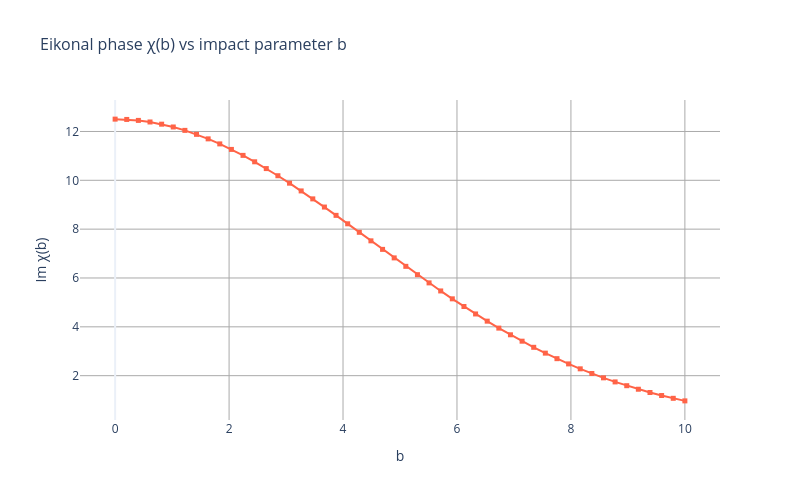
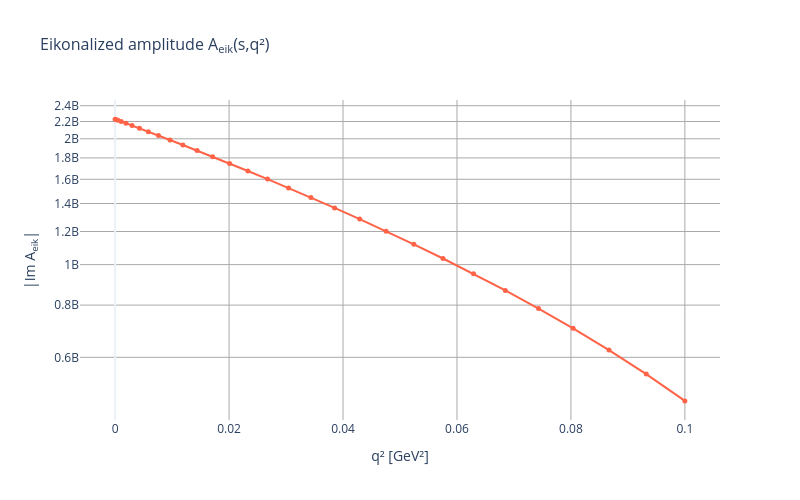
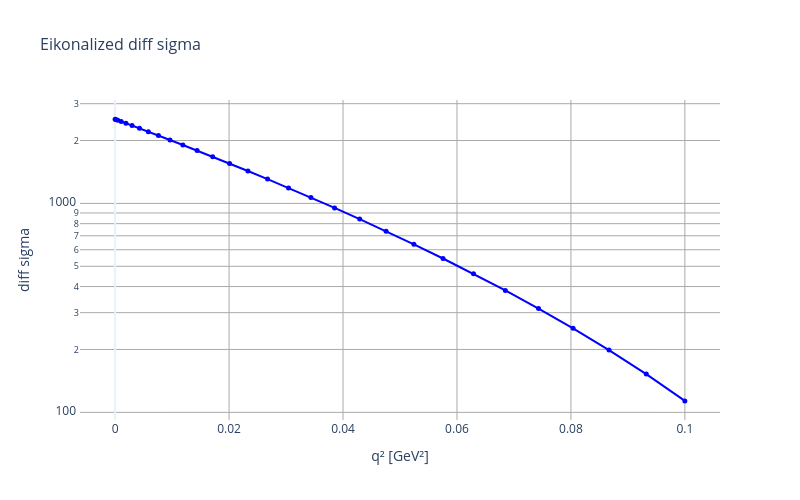

Source (notebook cell) for these figures, in order:
### Code cell
# ── Plots ─────────────────────────────────────────────────────────────────────
import plotly.graph_objects as go

# Plot χ(b) avaliado nos pontos de b usados internamente (opcional, para diagnóstico)
b_plot = np.linspace(0, b_max, 50)
chi_plot = np.array([chi(b) for b in b_plot])

fig1 = go.Figure()
fig1.add_trace(go.Scatter(
    x=b_plot, y=np.imag(chi_plot),
    mode='lines+markers', name='Im χ(b)',
    marker=dict(symbol='square', size=5, color='tomato'),
    line=dict(color='tomato', width=2)
))
fig1.update_layout(
    title=dict(text="Eikonal phase χ(b) vs impact parameter b", font=dict(size=16)),
    xaxis=dict(title_text="b", gridcolor='#aaaaaa'),
    yaxis=dict(title_text="Im χ(b)", gridcolor='#aaaaaa'),
    template="plotly_white", height=500, width=800
)
fig1.show()

q2_vals = lst_q_ext**2

fig2 = go.Figure()
fig2.add_trace(go.Scatter(
    x=q2_vals, y=np.abs(np.imag(lst_amp_eik)),
    mode='lines+markers', name='Im A_eik',
    line=dict(color='tomato', width=2), marker=dict(size=5)
))
fig2.update_xaxes(title_text="q² [GeV²]", gridcolor='#aaaaaa')
fig2.update_yaxes(title_text="|Im A<sub>eik</sub>|", gridcolor='#aaaaaa', type='log')
fig2.update_layout(
    title=dict(text="Eikonalized amplitude A<sub>eik</sub>(s,q²)", font=dict(size=16)),
    template="plotly_white", height=500, width=800
)
fig2.show()

fig3 = go.Figure()
fig3.add_trace(go.Scatter(
    x=q2_vals, y=lst_diff_sigma,
    mode='lines+markers', name='diff_sigma',
    line=dict(color='blue', width=2), marker=dict(size=5)
))
fig3.update_xaxes(title_text="q² [GeV²]", gridcolor='#aaaaaa')
fig3.update_yaxes(title_text="diff sigma", gridcolor='#aaaaaa', type='log')
fig3.update_layout(
    title=dict(text="Eikonalized diff sigma", font=dict(size=16)),
    template="plotly_white", height=500, width=800
)
fig3.show()

### Figure 1 — Plotly figure (JSON) as saved in the notebook; plotly's stock layout.template omitted (floating-point values rounded to 4 significant figures)
{"data": [{"line": {"color": "tomato", "width": 2}, "marker": {"color": "tomato", "size": 5, "symbol": "square"}, "mode": "lines+markers", "name": "Im χ(b)", "type": "scatter", "x": [0.0, 0.2041, 0.4082, 0.6122, 0.8163, 1.02, 1.224, 1.429, 1.633, 1.837, 2.041, 2.245, 2.449, 2.653, 2.857, 3.061, 3.265, 3.469, 3.673, 3.878, 4.082, 4.286, 4.49, 4.694, 4.898, 5.102, 5.306, 5.51, 5.714, 5.918, 6.122, 6.327, 6.531, 6.735, 6.939, 7.143, 7.347, 7.551, 7.755, 7.959, 8.163, 8.367, 8.571, 8.776, 8.98, 9.184, 9.388, 9.592, 9.796, 10.0], "y": [12.51, 12.49, 12.45, 12.39, 12.3, 12.18, 12.04, 11.88, 11.7, 11.49, 11.27, 11.02, 10.76, 10.48, 10.19, 9.882, 9.566, 9.24, 8.905, 8.565, 8.22, 7.871, 7.521, 7.172, 6.823, 6.477, 6.136, 5.799, 5.469, 5.147, 4.833, 4.528, 4.232, 3.948, 3.674, 3.412, 3.161, 2.923, 2.697, 2.482, 2.28, 2.09, 1.912, 1.745, 1.589, 1.445, 1.311, 1.187, 1.073, 0.9681]}], "layout": {"height": 500, "title": {"font": {"size": 16}, "text": "Eikonal phase χ(b) vs impact parameter b"}, "width": 800, "xaxis": {"gridcolor": "#aaaaaa", "title": {"text": "b"}}, "yaxis": {"gridcolor": "#aaaaaa", "title": {"text": "Im χ(b)"}}}}

### Figure 2 — Plotly figure (JSON) as saved in the notebook; plotly's stock layout.template omitted (floating-point values rounded to 4 significant figures)
{"data": [{"line": {"color": "tomato", "width": 2}, "marker": {"size": 5}, "mode": "lines+markers", "name": "Im A_eik", "type": "scatter", "x": [0.0, 0.0001189, 0.0004756, 0.00107, 0.001902, 0.002973, 0.004281, 0.005826, 0.00761, 0.009631, 0.01189, 0.01439, 0.01712, 0.0201, 0.02331, 0.02675, 0.03044, 0.03436, 0.03853, 0.04293, 0.04756, 0.05244, 0.05755, 0.0629, 0.06849, 0.07432, 0.08038, 0.08668, 0.09322, 0.1], "y": [2229000000.0, 2226000000.0, 2217000000.0, 2201000000.0, 2180000000.0, 2152000000.0, 2119000000.0, 2080000000.0, 2036000000.0, 1987000000.0, 1933000000.0, 1875000000.0, 1812000000.0, 1745000000.0, 1675000000.0, 1602000000.0, 1525000000.0, 1447000000.0, 1367000000.0, 1285000000.0, 1202000000.0, 1118000000.0, 1034000000.0, 950400000.0, 867100000.0, 784800000.0, 703700000.0, 624400000.0, 547000000.0, 472000000.0]}], "layout": {"height": 500, "title": {"font": {"size": 16}, "text": "Eikonalized amplitude A<sub>eik</sub>(s,q²)"}, "width": 800, "xaxis": {"gridcolor": "#aaaaaa", "title": {"text": "q² [GeV²]"}}, "yaxis": {"gridcolor": "#aaaaaa", "title": {"text": "|Im A<sub>eik</sub>|"}, "type": "log"}}}

### Figure 3 — Plotly figure (JSON) as saved in the notebook; plotly's stock layout.template omitted (floating-point values rounded to 4 significant figures)
{"data": [{"line": {"color": "blue", "width": 2}, "marker": {"size": 5}, "mode": "lines+markers", "name": "diff_sigma", "type": "scatter", "x": [0.0, 0.0001189, 0.0004756, 0.00107, 0.001902, 0.002973, 0.004281, 0.005826, 0.00761, 0.009631, 0.01189, 0.01439, 0.01712, 0.0201, 0.02331, 0.02675, 0.03044, 0.03436, 0.03853, 0.04293, 0.04756, 0.05244, 0.05755, 0.0629, 0.06849, 0.07432, 0.08038, 0.08668, 0.09322, 0.1], "y": [2531.0, 2524.0, 2503.0, 2468.0, 2421.0, 2360.0, 2288.0, 2205.0, 2113.0, 2012.0, 1904.0, 1790.0, 1672.0, 1552.0, 1429.0, 1307.0, 1186.0, 1067.0, 951.6, 841.0, 735.9, 637.0, 544.9, 460.2, 383.1, 313.8, 252.3, 198.6, 152.5, 113.5]}], "layout": {"height": 500, "title": {"font": {"size": 16}, "text": "Eikonalized diff sigma"}, "width": 800, "xaxis": {"gridcolor": "#aaaaaa", "title": {"text": "q² [GeV²]"}}, "yaxis": {"gridcolor": "#aaaaaa", "title": {"text": "diff sigma"}, "type": "log"}}}
